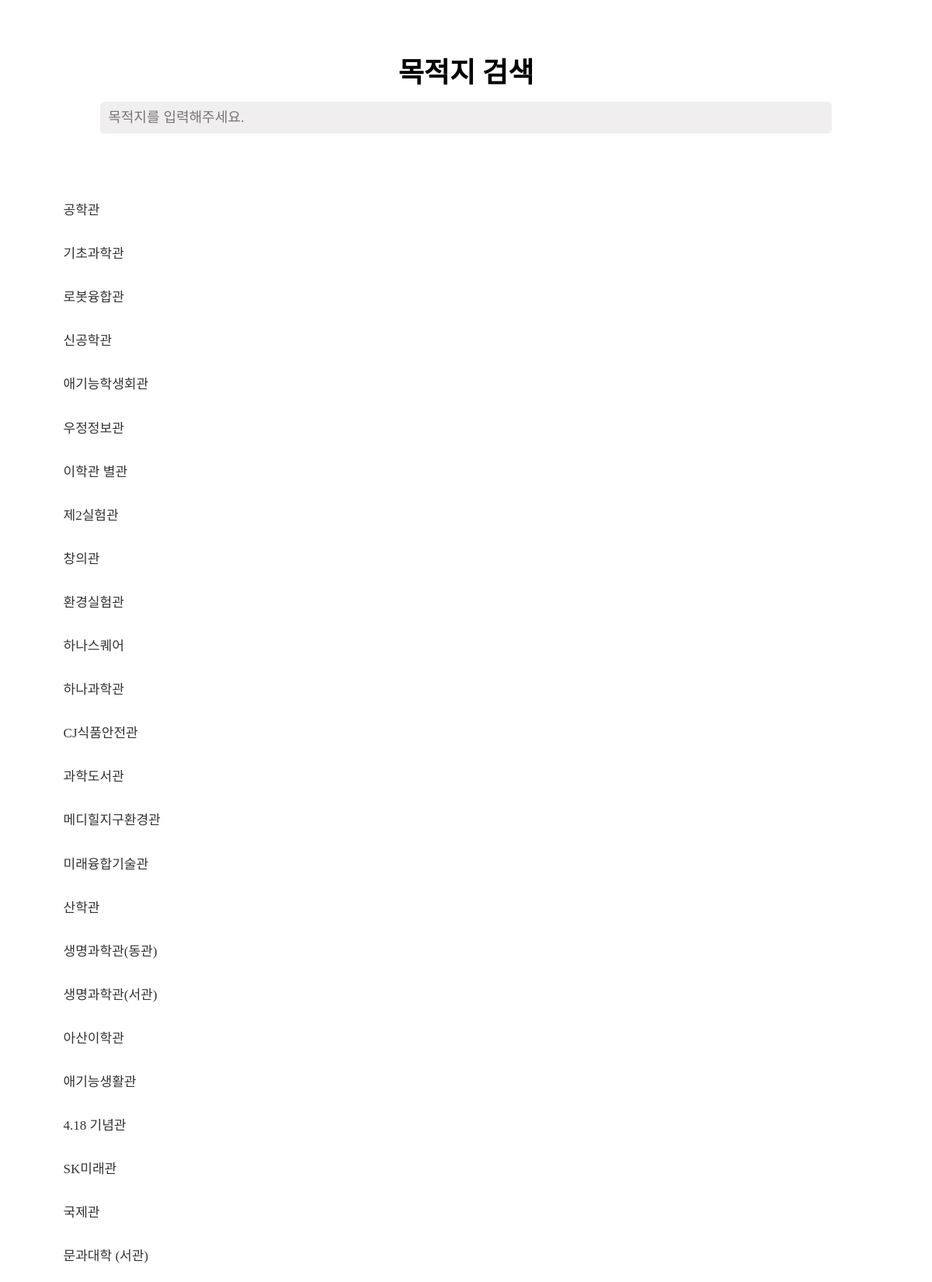
The app's page /search/ (upper part) with its own data.
### KUMAPapp/models.py (models this page shows, shortened)
class Building(models.Model):
    building_name = models.CharField(max_length=50)
    history = models.TextField(null=True)
    building_lat =  models.FloatField(default=0.0)
    building_lon = models.FloatField(default=0.0)

### KUMAPapp/views.py (the view)
# urls.py: path('search/', views.search, name='search'),
def search(request):
    buildingList = Building.objects.all()
    return render(request, 'search.html', {'buildingList':buildingList})

### KUMAPapp/templates/search.html (shortened to what this page needs)
<!DOCTYPE html>
{% load static %}
<html lang="en">
<head>
    <link rel="stylesheet" type="text/css" href="{% static './css/base.css' %}" />
    <link rel="stylesheet" type="text/css" href="{% static './css/search.css' %}" />
</head>
<body>
    <div class="middle">
        <div class="wrapper">
            <div class="searchBox">
                <div class="header">
                    <h2>목적지 검색</h2>
                    <input onkeyup="filter()" type="text" id="value" placeholder="목적지를 입력해주세요.">
                  </div>
                  <br>
                <div class="choice">
                    {% for building in buildingList %}
                    <div class="item">
                        <a id="select_building" class="name"> {{building.building_name}} </a>
                    </div>
                    {% endfor %}
                </div>
            </div>
        </div>
    </div>
</body>
</html>

### KUMAPapp/static/css/base.css (style rules this page uses)
body { background-color: aliceblue; margin: 0; }
.middle { width: 100%; min-height: 100vh; max-width: 450px; margin: 0 auto; box-sizing: border-box; }

### KUMAPapp/static/css/search.css (style rules this page uses)
.wrapper { background-color: white; position: absolute; left:0; top: 0; z-index: 20; width: calc(100% - 48px); min-height: 100vh; padding: 24px; }
.searchBox { margin: 20px 0; align-items: center; text-align: center; font-weight:bolder; font-size: 150%; }
.header { background: #ffffff; overflow: hidden; padding: 20px 0 10px 0; text-align: center; }
.header h2 { text-transform: uppercase; color: black; margin: 0; top:20px; margin-bottom: 5px; }
#value { border: none; background: rgb(240, 238, 238); padding: 10px; font-size: 18px; width: 80%; margin-top: 10px; border-radius: 6px; color: black; }
.choice { background: white; padding: 2vh 5% 10vh 5%; overflow-y: scroll; }
.item { margin: 3% 0px; display: flex; align-items: center; }
.name { font-size: 17px; font-weight: 470; color: #333; text-decoration-line : none; }

### records on screen
Building: building_name "공학관"
Building: building_name "기초과학관"
Building: building_name "로봇융합관"
Building: building_name "신공학관"
Building: building_name "애기능학생회관"
Building: building_name "우정정보관"
Building: building_name "이학관 별관"
Building: building_name "제2실험관"
Building: building_name "창의관"
Building: building_name "환경실험관"
Building: building_name "하나스퀘어"
Building: building_name "하나과학관"
Building: building_name "CJ식품안전관"
Building: building_name "과학도서관"
Building: building_name "메디힐지구환경관"
Building: building_name "미래융합기술관"
Building: building_name "산학관"
Building: building_name "생명과학관(동관)"
Building: building_name "생명과학관(서관)"
Building: building_name "아산이학관"
Building: building_name "애기능생활관"
Building: building_name "4.18 기념관"
Building: building_name "SK미래관"
Building: building_name "국제관"
Building: building_name "문과대학 (서관)"
